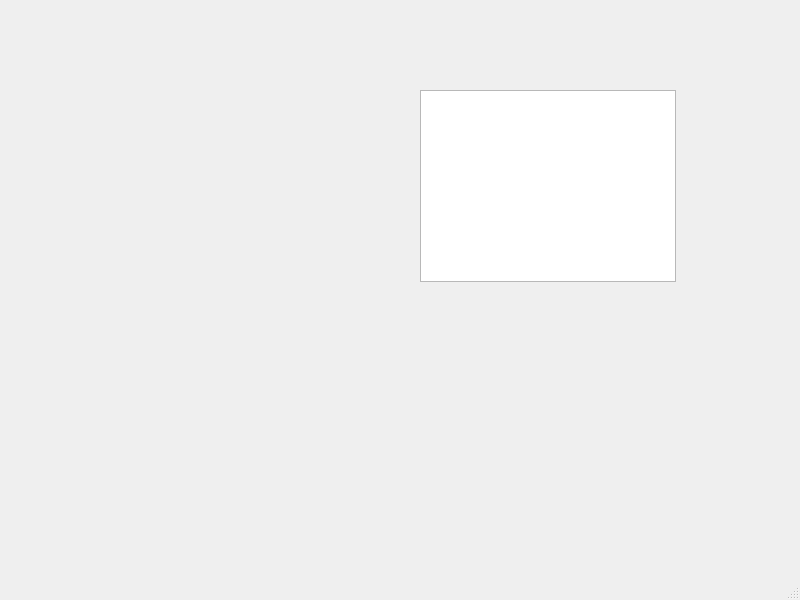
<?xml version="1.0" encoding="UTF-8"?>
<ui version="4.0">
 <class>MainWindow</class>
 <widget class="QMainWindow" name="MainWindow">
  <property name="geometry">
   <rect>
    <x>0</x>
    <y>0</y>
    <width>800</width>
    <height>600</height>
   </rect>
  </property>
  <property name="windowTitle">
   <string>MainWindow</string>
  </property>
  <widget class="QWidget" name="centralwidget">
   <widget class="QGraphicsView" name="graphicsView">
    <property name="geometry">
     <rect>
      <x>420</x>
      <y>90</y>
      <width>256</width>
      <height>192</height>
     </rect>
    </property>
   </widget>
  </widget>
  <widget class="QMenuBar" name="menubar">
   <property name="geometry">
    <rect>
     <x>0</x>
     <y>0</y>
     <width>800</width>
     <height>24</height>
    </rect>
   </property>
  </widget>
  <widget class="QStatusBar" name="statusbar"/>
 </widget>
 <resources/>
 <connections/>
</ui>
